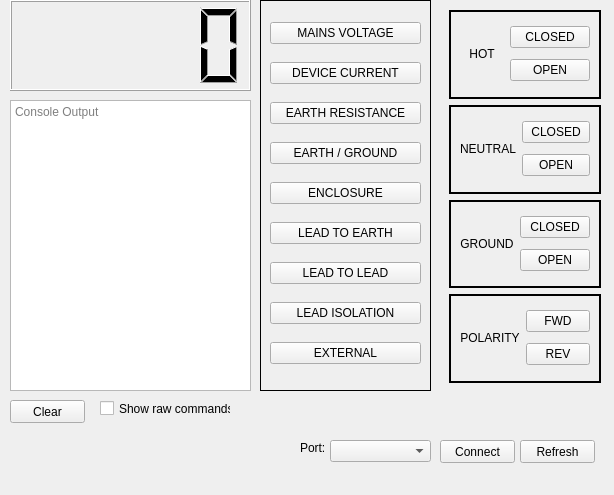
<?xml version="1.0" encoding="UTF-8"?>
<ui version="4.0">
 <class>MainWindow</class>
 <widget class="QMainWindow" name="MainWindow">
  <property name="enabled">
   <bool>true</bool>
  </property>
  <property name="geometry">
   <rect>
    <x>0</x>
    <y>0</y>
    <width>614</width>
    <height>495</height>
   </rect>
  </property>
  <property name="sizePolicy">
   <sizepolicy hsizetype="Fixed" vsizetype="Fixed">
    <horstretch>0</horstretch>
    <verstretch>0</verstretch>
   </sizepolicy>
  </property>
  <property name="minimumSize">
   <size>
    <width>608</width>
    <height>495</height>
   </size>
  </property>
  <property name="maximumSize">
   <size>
    <width>9999</width>
    <height>9999</height>
   </size>
  </property>
  <property name="windowTitle">
   <string>SA-2005 Control Panel</string>
  </property>
  <widget class="QWidget" name="centralwidget">
   <widget class="QFrame" name="main_control_frame">
    <property name="enabled">
     <bool>true</bool>
    </property>
    <property name="geometry">
     <rect>
      <x>250</x>
      <y>0</y>
      <width>351</width>
      <height>401</height>
     </rect>
    </property>
    <widget class="QFrame" name="gridFrame">
     <property name="geometry">
      <rect>
       <x>190</x>
       <y>1</y>
       <width>161</width>
       <height>391</height>
      </rect>
     </property>
     <property name="frameShape">
      <enum>QFrame::NoFrame</enum>
     </property>
     <property name="lineWidth">
      <number>1</number>
     </property>
     <property name="midLineWidth">
      <number>0</number>
     </property>
     <layout class="QGridLayout" name="gridLayout">
      <item row="0" column="0">
       <widget class="QFrame" name="gridFrame">
        <property name="minimumSize">
         <size>
          <width>152</width>
          <height>74</height>
         </size>
        </property>
        <property name="frameShape">
         <enum>QFrame::Panel</enum>
        </property>
        <property name="lineWidth">
         <number>2</number>
        </property>
        <layout class="QGridLayout" name="gridLayout_3">
         <item row="1" column="1">
          <widget class="QPushButton" name="button_hot_open">
           <property name="text">
            <string>OPEN</string>
           </property>
          </widget>
         </item>
         <item row="0" column="0" rowspan="2">
          <widget class="QLabel" name="label">
           <property name="text">
            <string>HOT</string>
           </property>
           <property name="alignment">
            <set>Qt::AlignCenter</set>
           </property>
          </widget>
         </item>
         <item row="0" column="1">
          <widget class="QPushButton" name="button_hot_closed">
           <property name="text">
            <string>CLOSED</string>
           </property>
          </widget>
         </item>
        </layout>
       </widget>
      </item>
      <item row="1" column="0">
       <widget class="QFrame" name="gridFrame_2">
        <property name="minimumSize">
         <size>
          <width>152</width>
          <height>74</height>
         </size>
        </property>
        <property name="frameShape">
         <enum>QFrame::Panel</enum>
        </property>
        <property name="lineWidth">
         <number>2</number>
        </property>
        <layout class="QGridLayout" name="gridLayout_4">
         <item row="1" column="1">
          <widget class="QPushButton" name="button_neutral_open">
           <property name="text">
            <string>OPEN</string>
           </property>
          </widget>
         </item>
         <item row="0" column="0" rowspan="2">
          <widget class="QLabel" name="label_5">
           <property name="text">
            <string>NEUTRAL</string>
           </property>
           <property name="alignment">
            <set>Qt::AlignCenter</set>
           </property>
          </widget>
         </item>
         <item row="0" column="1">
          <widget class="QPushButton" name="button_neutral_closed">
           <property name="text">
            <string>CLOSED</string>
           </property>
          </widget>
         </item>
        </layout>
       </widget>
      </item>
      <item row="2" column="0">
       <widget class="QFrame" name="gridFrame_3">
        <property name="minimumSize">
         <size>
          <width>152</width>
          <height>74</height>
         </size>
        </property>
        <property name="frameShape">
         <enum>QFrame::Panel</enum>
        </property>
        <property name="lineWidth">
         <number>2</number>
        </property>
        <layout class="QGridLayout" name="gridLayout_10">
         <item row="0" column="0" rowspan="2">
          <widget class="QLabel" name="label_8">
           <property name="text">
            <string>GROUND</string>
           </property>
           <property name="alignment">
            <set>Qt::AlignCenter</set>
           </property>
          </widget>
         </item>
         <item row="0" column="1">
          <widget class="QPushButton" name="button_ground_closed">
           <property name="text">
            <string>CLOSED</string>
           </property>
          </widget>
         </item>
         <item row="1" column="1">
          <widget class="QPushButton" name="button_ground_open">
           <property name="text">
            <string>OPEN</string>
           </property>
          </widget>
         </item>
        </layout>
       </widget>
      </item>
      <item row="3" column="0">
       <widget class="QFrame" name="gridFrame_4">
        <property name="minimumSize">
         <size>
          <width>152</width>
          <height>74</height>
         </size>
        </property>
        <property name="frameShape">
         <enum>QFrame::Panel</enum>
        </property>
        <property name="lineWidth">
         <number>2</number>
        </property>
        <layout class="QGridLayout" name="gridLayout_11">
         <item row="1" column="1">
          <widget class="QPushButton" name="button_polarity_rev">
           <property name="text">
            <string>REV</string>
           </property>
          </widget>
         </item>
         <item row="0" column="0" rowspan="2">
          <widget class="QLabel" name="label_9">
           <property name="text">
            <string>POLARITY</string>
           </property>
           <property name="alignment">
            <set>Qt::AlignCenter</set>
           </property>
          </widget>
         </item>
         <item row="0" column="1">
          <widget class="QPushButton" name="button_polarity_fwd">
           <property name="text">
            <string>FWD</string>
           </property>
          </widget>
         </item>
        </layout>
       </widget>
      </item>
     </layout>
    </widget>
    <widget class="QFrame" name="verticalFrame">
     <property name="enabled">
      <bool>true</bool>
     </property>
     <property name="geometry">
      <rect>
       <x>10</x>
       <y>0</y>
       <width>171</width>
       <height>391</height>
      </rect>
     </property>
     <property name="frameShape">
      <enum>QFrame::Panel</enum>
     </property>
     <layout class="QVBoxLayout" name="verticalLayout">
      <item>
       <widget class="QPushButton" name="button_mains_voltage">
        <property name="text">
         <string>MAINS VOLTAGE</string>
        </property>
       </widget>
      </item>
      <item>
       <widget class="QPushButton" name="button_device_current">
        <property name="text">
         <string>DEVICE CURRENT</string>
        </property>
       </widget>
      </item>
      <item>
       <widget class="QPushButton" name="button_earth_resistance">
        <property name="text">
         <string>EARTH RESISTANCE</string>
        </property>
       </widget>
      </item>
      <item>
       <widget class="QPushButton" name="button_earth_ground">
        <property name="text">
         <string>EARTH / GROUND</string>
        </property>
       </widget>
      </item>
      <item>
       <widget class="QPushButton" name="button_enclosure">
        <property name="text">
         <string>ENCLOSURE</string>
        </property>
       </widget>
      </item>
      <item>
       <widget class="QPushButton" name="button_lead_to_earth">
        <property name="text">
         <string>LEAD TO EARTH</string>
        </property>
       </widget>
      </item>
      <item>
       <widget class="QPushButton" name="button_lead_to_lead">
        <property name="text">
         <string>LEAD TO LEAD</string>
        </property>
       </widget>
      </item>
      <item>
       <widget class="QPushButton" name="button_lead_isolation">
        <property name="text">
         <string>LEAD ISOLATION</string>
        </property>
       </widget>
      </item>
      <item>
       <widget class="QPushButton" name="button_external">
        <property name="text">
         <string>EXTERNAL</string>
        </property>
       </widget>
      </item>
     </layout>
    </widget>
   </widget>
   <widget class="QPushButton" name="button_console_clear">
    <property name="geometry">
     <rect>
      <x>10</x>
      <y>400</y>
      <width>75</width>
      <height>23</height>
     </rect>
    </property>
    <property name="text">
     <string>Clear</string>
    </property>
   </widget>
   <widget class="QComboBox" name="port_combo_box">
    <property name="geometry">
     <rect>
      <x>330</x>
      <y>440</y>
      <width>101</width>
      <height>22</height>
     </rect>
    </property>
   </widget>
   <widget class="QPushButton" name="button_port_connect">
    <property name="geometry">
     <rect>
      <x>440</x>
      <y>440</y>
      <width>75</width>
      <height>23</height>
     </rect>
    </property>
    <property name="text">
     <string>Connect</string>
    </property>
   </widget>
   <widget class="QLabel" name="label_2">
    <property name="geometry">
     <rect>
      <x>300</x>
      <y>440</y>
      <width>31</width>
      <height>16</height>
     </rect>
    </property>
    <property name="text">
     <string>Port:</string>
    </property>
   </widget>
   <widget class="QCheckBox" name="checkbox_show_commands">
    <property name="geometry">
     <rect>
      <x>100</x>
      <y>400</y>
      <width>131</width>
      <height>17</height>
     </rect>
    </property>
    <property name="text">
     <string>Show raw commands</string>
    </property>
   </widget>
   <widget class="QPushButton" name="button_port_refresh">
    <property name="geometry">
     <rect>
      <x>520</x>
      <y>440</y>
      <width>75</width>
      <height>23</height>
     </rect>
    </property>
    <property name="text">
     <string>Refresh</string>
    </property>
   </widget>
   <widget class="QPlainTextEdit" name="console_output">
    <property name="geometry">
     <rect>
      <x>10</x>
      <y>100</y>
      <width>241</width>
      <height>291</height>
     </rect>
    </property>
    <property name="readOnly">
     <bool>true</bool>
    </property>
    <property name="placeholderText">
     <string>Console Output</string>
    </property>
   </widget>
   <widget class="QLCDNumber" name="lcdNumber">
    <property name="enabled">
     <bool>true</bool>
    </property>
    <property name="geometry">
     <rect>
      <x>10</x>
      <y>0</y>
      <width>241</width>
      <height>91</height>
     </rect>
    </property>
    <property name="sizePolicy">
     <sizepolicy hsizetype="Preferred" vsizetype="Preferred">
      <horstretch>0</horstretch>
      <verstretch>0</verstretch>
     </sizepolicy>
    </property>
    <property name="smallDecimalPoint">
     <bool>false</bool>
    </property>
   </widget>
  </widget>
  <widget class="QMenuBar" name="menubar">
   <property name="geometry">
    <rect>
     <x>0</x>
     <y>0</y>
     <width>614</width>
     <height>21</height>
    </rect>
   </property>
  </widget>
 </widget>
 <resources/>
 <connections/>
</ui>
